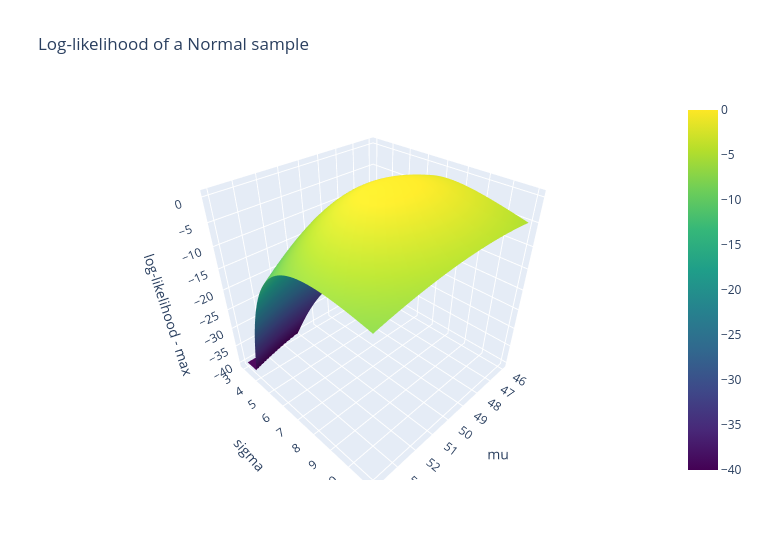

Write notebook code for a chart like this one.
### Markdown cell above
### 8.2 Interactive Plotly version of 8.1
Rotate the hill and hover to read the log-likelihood.

### Code cell
fig = go.Figure(go.Surface(x=mu_g, y=sg_g, z=Zs, colorscale="Viridis"))
fig.update_layout(title="Log-likelihood of a Normal sample", width=760, height=560, scene=dict(xaxis_title="mu", yaxis_title="sigma", zaxis_title="log-likelihood - max"))
fig.show()

### Figure 1 — Plotly figure (JSON) as saved in the notebook; plotly's stock layout.template omitted (floating-point values rounded to 4 significant figures; data arrays with more than 128 entries replaced by an {"elided": "..."} marker saying what was removed)
{"data": [{"colorscale": [[0.0, "#440154"], [0.1111, "#482878"], [0.2222, "#3e4989"], [0.3333, "#31688e"], [0.4444, "#26828e"], [0.5556, "#1f9e89"], [0.6667, "#35b779"], [0.7778, "#6ece58"], [0.8889, "#b5de2b"], [1.0, "#fde725"]], "type": "surface", "x": {"elided": "160 float values"}, "y": {"elided": "160 float values"}, "z": {"elided": "160x160 float values"}}], "layout": {"height": 560, "scene": {"xaxis": {"title": {"text": "mu"}}, "yaxis": {"title": {"text": "sigma"}}, "zaxis": {"title": {"text": "log-likelihood - max"}}}, "title": {"text": "Log-likelihood of a Normal sample"}, "width": 760}}
